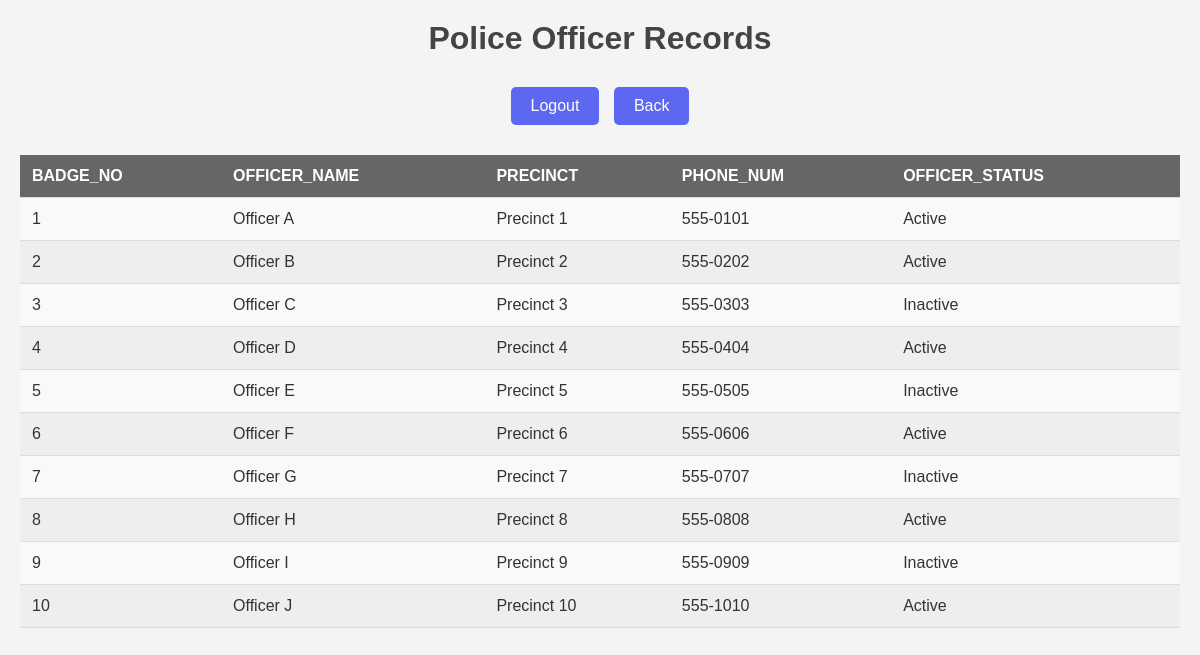
The app's page /policeofficer_c.php with its own data.
### tables this page shows
CREATE TABLE `police_officer` (
  `badge_no` int(11) NOT NULL,
  `officer_name` varchar(255) DEFAULT NULL,
  `precinct` varchar(50) DEFAULT NULL,
  `phone_num` varchar(20) DEFAULT NULL,
  `officer_status` varchar(50) DEFAULT NULL
);

### policeofficer_c.php (the view, shortened to what this page needs)
<!DOCTYPE html>
<html lang="en">
<head>
    <link rel="stylesheet" href="static/css/style.css">
</head>
<body>
    <h1>Police Officer Records</h1>
    <button onclick="location.href='logout.php';">Logout</button>
    <button onclick="location.href='welcome_c.php';">Back</button>
    <?php
    include 'database.php';
    $sql = 'SELECT * FROM police_officer';
    $stmt = $pdo->query($sql);
    echo "<table>";
    $row = $stmt->fetch(PDO::FETCH_ASSOC);
    echo "<tr>";
    foreach ($row as $key => $value) {
        echo "<th>$key</th>";
    }
    echo "</tr>";
    do {
        echo "<tr>";
        foreach ($row as $value) {
            echo "<td>$value</td>";
        }
        echo "</tr>";
    } while ($row = $stmt->fetch(PDO::FETCH_ASSOC));
    echo "</table>";
    ?>
</body>
</html>

### static/css/style.css (style rules this page uses)
body { font-family: 'Arial', sans-serif; background-color: #f4f4f4; color: #333; margin: 0; padding: 20px; text-align: center; }
h1, h2 { color: #444; margin: 0 0 20px 0; }
button { background-color: #5c67f2; color: white; border: none; padding: 10px 20px; margin: 10px 5px; border-radius: 5px; cursor: pointer; font-size: 16px; transition: background-color 0.3s ease; }
table { width: 100%; margin: 20px 0; border-collapse: collapse; }
th, td { padding: 12px; text-align: left; border-bottom: 1px solid #ddd; }
th { background-color: #666; color: white; text-transform: uppercase; }
tr:nth-child(even) { background-color: #f9f9f9; }
tr:nth-child(odd) { background-color: #eee; }

### records on screen
police_officer: badge_no "1", officer_name "Officer A", precinct "Precinct 1", phone_num "555-0101", officer_status "Active"
police_officer: badge_no "2", officer_name "Officer B", precinct "Precinct 2", phone_num "555-0202", officer_status "Active"
police_officer: badge_no "3", officer_name "Officer C", precinct "Precinct 3", phone_num "555-0303", officer_status "Inactive"
police_officer: badge_no "4", officer_name "Officer D", precinct "Precinct 4", phone_num "555-0404", officer_status "Active"
police_officer: badge_no "5", officer_name "Officer E", precinct "Precinct 5", phone_num "555-0505", officer_status "Inactive"
police_officer: badge_no "6", officer_name "Officer F", precinct "Precinct 6", phone_num "555-0606", officer_status "Active"
police_officer: badge_no "7", officer_name "Officer G", precinct "Precinct 7", phone_num "555-0707", officer_status "Inactive"
police_officer: badge_no "8", officer_name "Officer H", precinct "Precinct 8", phone_num "555-0808", officer_status "Active"
police_officer: badge_no "9", officer_name "Officer I", precinct "Precinct 9", phone_num "555-0909", officer_status "Inactive"
police_officer: badge_no "10", officer_name "Officer J", precinct "Precinct 10", phone_num "555-1010", officer_status "Active"

### other values on screen
$key "BADGE_NO"
$key "OFFICER_NAME"
$key "PRECINCT"
$key "PHONE_NUM"
$key "OFFICER_STATUS"
